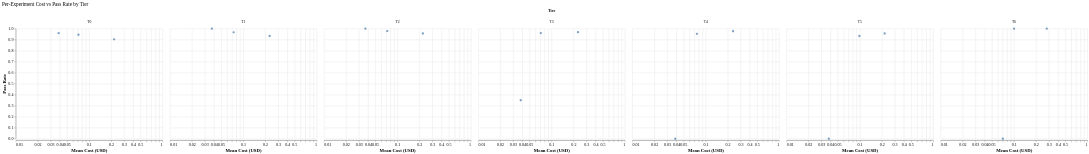

Vega-Lite specification stored for this chart:
### Vega-Lite specification from a JSON file in a GitHub repository (floating-point values rounded to 4 significant figures)
{"config": {"font": "serif", "axis": {"labelFontSize": 11, "titleFontSize": 13, "gridColor": "#e0e0e0", "domainColor": "#333333"}, "legend": {"labelFontSize": 11, "titleFontSize": 12}, "title": {"fontSize": 14, "anchor": "start", "fontWeight": "normal"}, "view": {"stroke": null, "continuousWidth": 400, "continuousHeight": 300}, "mark": {"tooltip": true}}, "data": {"name": "data-7aadd5eec412fdfa64ca29ea8c4af94b"}, "facet": {"column": {"field": "tier", "sort": ["T0", "T1", "T2", "T3", "T4", "T5", "T6"], "title": "Tier", "type": "nominal"}}, "spec": {"mark": {"type": "circle", "opacity": 0.7, "size": 40}, "encoding": {"tooltip": [{"field": "experiment", "title": "Experiment", "type": "ordinal"}, {"field": "mean_cost", "format": "$.4f", "title": "Mean Cost", "type": "quantitative"}, {"field": "pass_rate", "format": ".2%", "title": "Pass Rate", "type": "quantitative"}], "x": {"field": "mean_cost", "scale": {"type": "log"}, "title": "Mean Cost (USD)", "type": "quantitative"}, "y": {"field": "pass_rate", "scale": {"domain": [0, 1]}, "title": "Pass Rate", "type": "quantitative"}}}, "title": "Per-Experiment Cost vs Pass Rate by Tier", "$schema": "https://vega.github.io/schema/vega-lite/v6.1.0.json", "datasets": {"data-7aadd5eec412fdfa64ca29ea8c4af94b": [{"experiment": "test-001", "tier": "T0", "mean_cost": 0.03837, "pass_rate": 0.9583}, {"experiment": "test-001", "tier": "T1", "mean_cost": 0.03726, "pass_rate": 1.0}, {"experiment": "test-001", "tier": "T2", "mean_cost": 0.03661, "pass_rate": 1.0}, {"experiment": "test-001", "tier": "T3", "mean_cost": 0.038, "pass_rate": 0.3496}, {"experiment": "test-001", "tier": "T4", "mean_cost": 0.03847, "pass_rate": 0.0}, {"experiment": "test-001", "tier": "T5", "mean_cost": 0.03771, "pass_rate": 0.0}, {"experiment": "test-001", "tier": "T6", "mean_cost": 0.07037, "pass_rate": 0.0}, {"experiment": "test-002", "tier": "T0", "mean_cost": 0.2187, "pass_rate": 0.9028}, {"experiment": "test-002", "tier": "T1", "mean_cost": 0.2287, "pass_rate": 0.9333}, {"experiment": "test-002", "tier": "T2", "mean_cost": 0.2217, "pass_rate": 0.9556}, {"experiment": "test-002", "tier": "T3", "mean_cost": 0.2291, "pass_rate": 0.9675}, {"experiment": "test-002", "tier": "T4", "mean_cost": 0.2359, "pass_rate": 0.9762}, {"experiment": "test-002", "tier": "T5", "mean_cost": 0.2174, "pass_rate": 0.9556}, {"experiment": "test-002", "tier": "T6", "mean_cost": 0.2792, "pass_rate": 1.0}, {"experiment": "test-003", "tier": "T0", "mean_cost": 0.07141, "pass_rate": 0.9444}, {"experiment": "test-003", "tier": "T1", "mean_cost": 0.07376, "pass_rate": 0.9667}, {"experiment": "test-003", "tier": "T2", "mean_cost": 0.07251, "pass_rate": 0.9778}, {"experiment": "test-003", "tier": "T3", "mean_cost": 0.07128, "pass_rate": 0.9593}, {"experiment": "test-003", "tier": "T4", "mean_cost": 0.07579, "pass_rate": 0.9524}, {"experiment": "test-003", "tier": "T5", "mean_cost": 0.09845, "pass_rate": 0.9333}, {"experiment": "test-003", "tier": "T6", "mean_cost": 0.1001, "pass_rate": 1.0}]}}
